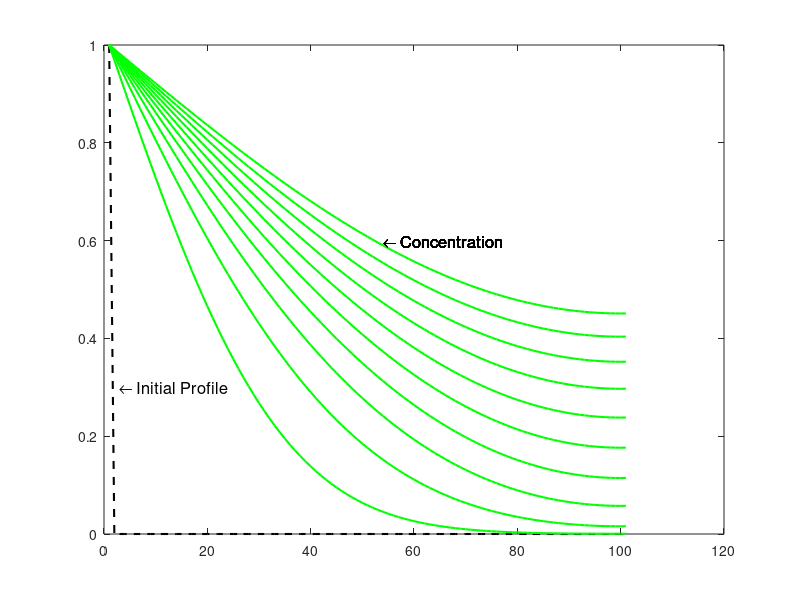

Here is the MATLAB script that generated this plot:
% Reference: Page 21: https://www.dartmouth.edu/~cushman/courses/engs43/Chapter2.pdf

delt=0.1;
delx=0.5;
D = 1.0;
N = 101;

alpha = D*delt / (delx*delx);

% Set the intial profile. 
% Define a concentration variable as a vector with 101 rows and 1 column.
c=zeros(N,1); 
c(1) = 1.0; % Value of the first element and rest are zeros.
plot(c, 'k--','LineWidth',1.5); % Plot the initial profile.
text(3, 0.3,'\leftarrow Initial Profile', 'FontSize',12);
hold on

%Introduces three different loops
for k= 1:10 % To plot 10 figures 
    for j = 1:500 % Plot is made once in every 500 steps, i.e., ... 
                  % \Delta t*500 = 50 time units
    for i = 2:100 % At Point i = 2; Begin the loop
                  % .
                  % .
                  % .
                  % Point i = 101; At this point the evolution will
                  % occur...
                  % outside the loop
        c(i) =c(i)*(1-2*alpha)+alpha*(c(i-1)+c(i+1)); 
                 %First boundary condition
    end % for i loop
    c(101)=c(i)*(1-2*alpha)+2*alpha*c(i-1); %Second boundary condition
    end
    plot(c, 'g', 'LineWidth', 1.5);
    text(54,0.6,'\leftarrow Concentration', 'FontSize',12);
end